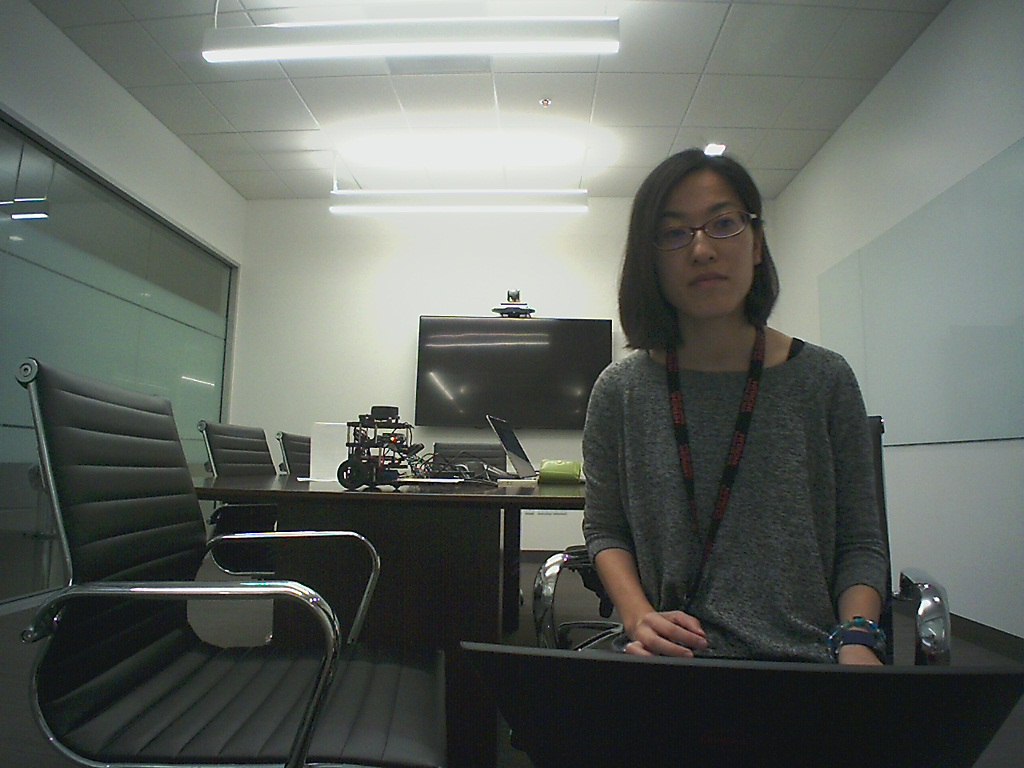
#> input picture Michiko/image.jpg, 1024 x 768 px
$ python rotate.py --image Michiko/image.jpg
#> lines starting #> are read from the running program, lines starting #| are printed output that depends on the picture
### imutilsJG.py
#!/usr/local/opt/python3/bin/python3
import cv2
import numpy as np

# [4 lines left out: function translate, not called in this run]

def rotate(image, angle, center=None, scale=1.0):
    (h,w) = image.shape[:2]
    if center is None:
        center = (w//2, h//2)
    M = cv2.getRotationMatrix2D(center, angle, scale)
    rotated = cv2.warpAffine(image,M,(w,h))
    return(rotated)

# [13 lines left out: function resize, not called in this run]

### rotate.py
#!/usr/local/opt/python3/bin/python3
from __future__ import print_function
import argparse
import cv2
import numpy as np
import imutilsJG

ap = argparse.ArgumentParser()
ap.add_argument("-i", "--image", required = True, help = "Path to image")
args = vars(ap.parse_args())

image = cv2.imread(args["image"])
#> image is the input picture: shape (768, 1024, 3); mean B, G, R 97.1, 102.8, 97.4
cv2.imshow("Original", image)
cv2.waitKey(0)

(h,w) = image.shape[:2]
#> h = 768; w = 1024
center = (w//2, h//2)
#> center = (512, 384)

M = cv2.getRotationMatrix2D(center, 45, 1.0)
rotated = cv2.warpAffine(image,M,(w,h))
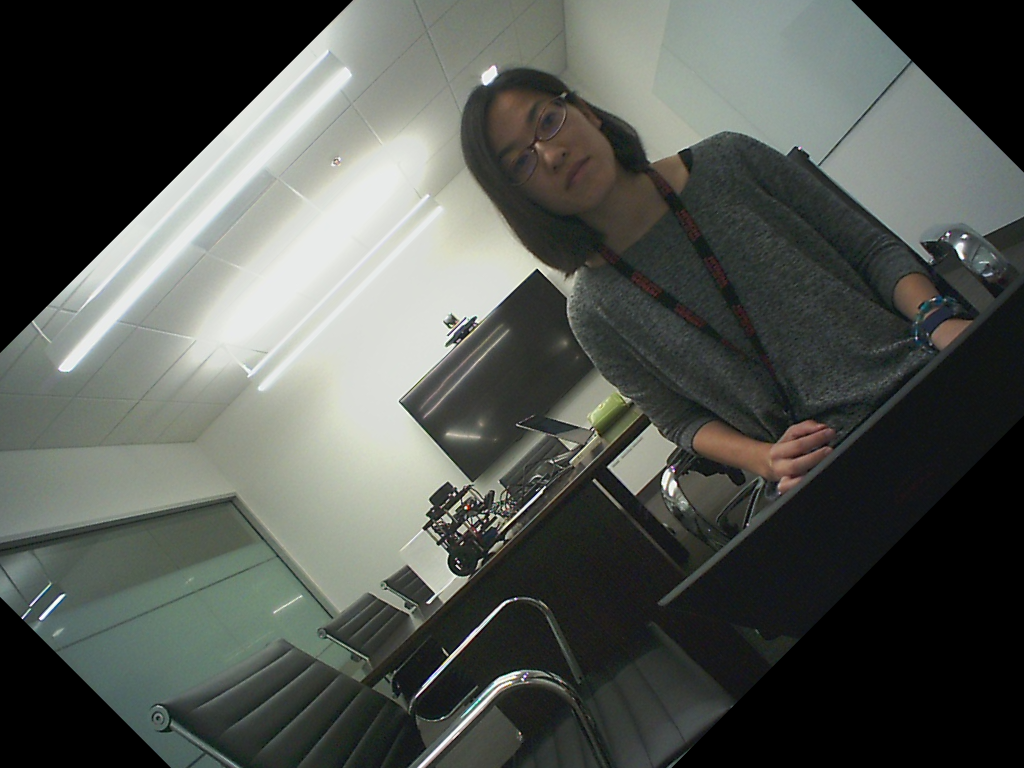
#> rotated: shape (768, 1024, 3); mean B, G, R 81.7, 86.6, 82.7

cv2.imshow("Rotated by 45 Degrees", rotated)
cv2.waitKey(0)

M = cv2.getRotationMatrix2D(center, -90, 1.0)
rotated = cv2.warpAffine(image,M,(w,h))
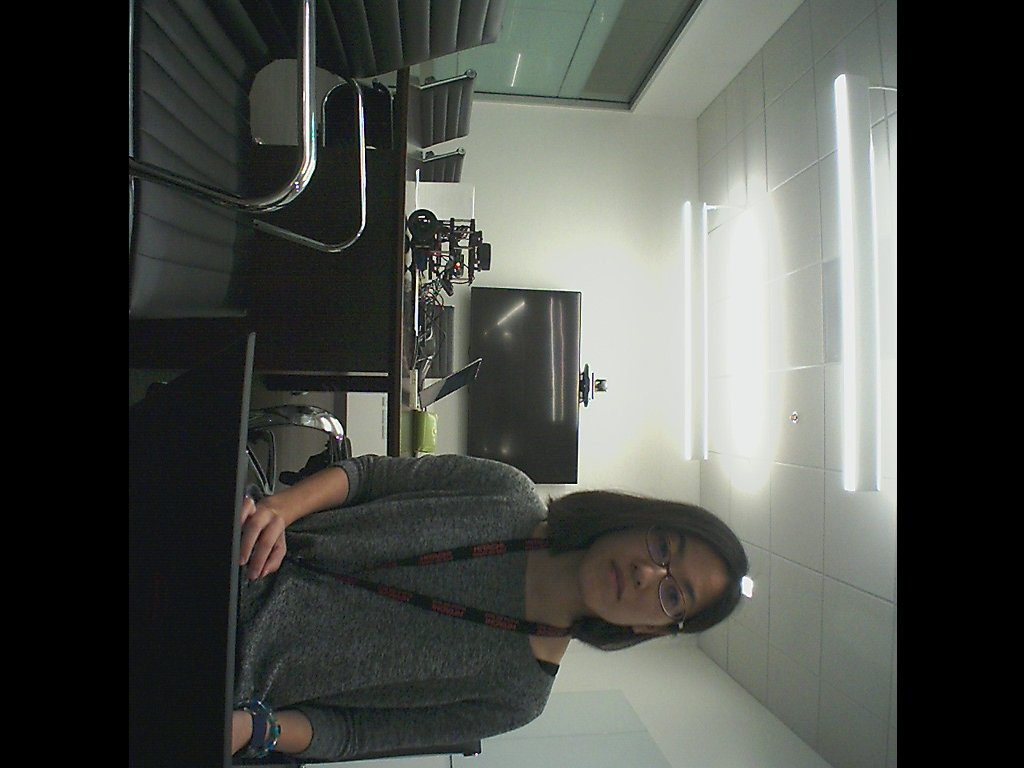
#> rotated: shape (768, 1024, 3); mean B, G, R 73.5, 78.3, 75.4

cv2.imshow("Rotated by -90 Degrees", rotated)
cv2.waitKey(0)

rotated = imutilsJG.rotate(image, 180, None, 0.5)
#> in rotate, `rotated = cv2.warpAffine(image,M,(w,h))`:
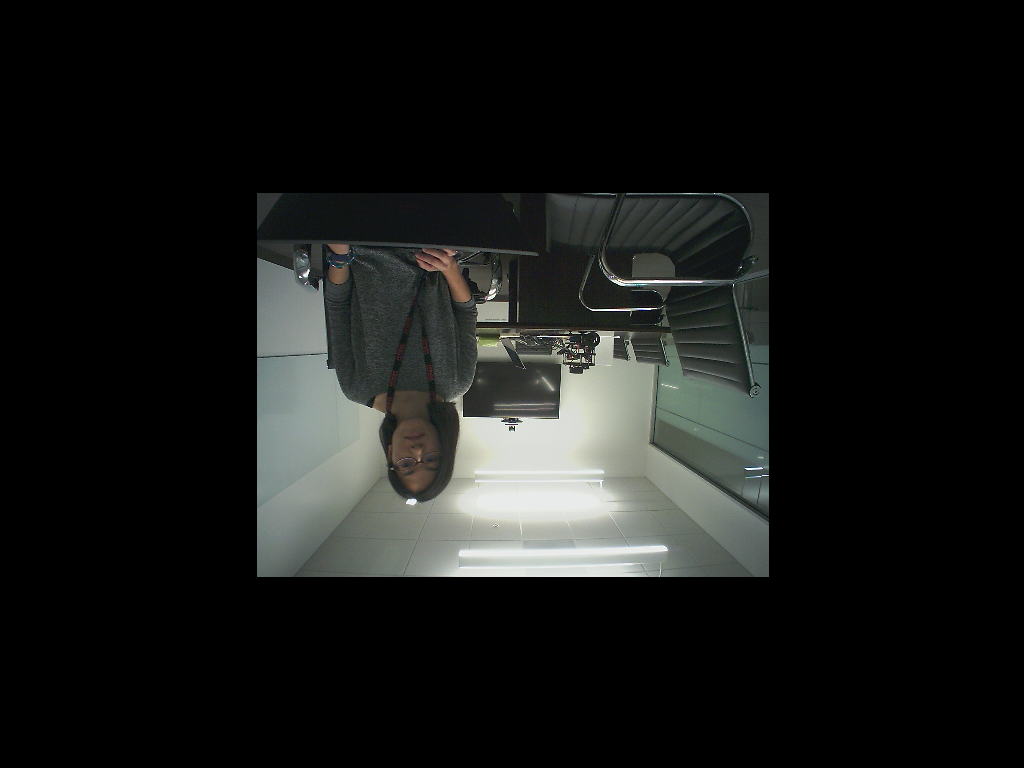
#> rotated: shape (768, 1024, 3); mean B, G, R 24.3, 25.7, 24.4
cv2.imshow("Rotated by 180 Degrees and halved", rotated)
cv2.waitKey(0)
